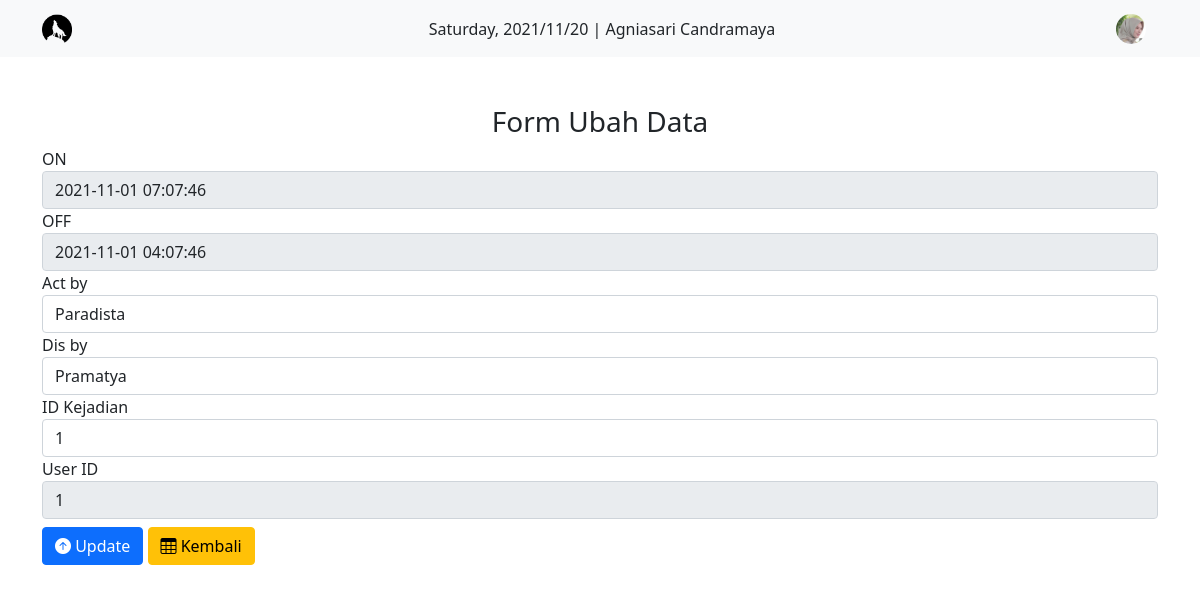
Page /ubah.php?USR_ID=1&KJD_ID=1 (signed in) on the earlier database version.
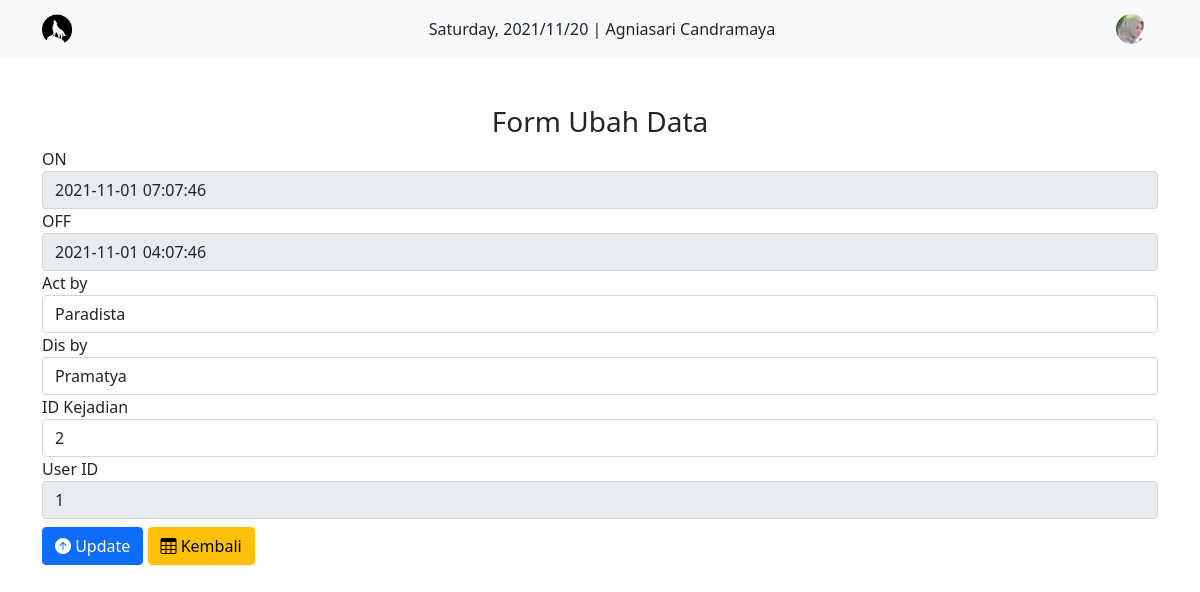
Same page on the later database version.
### tables this page shows
CREATE TABLE `kejadian` (
  `KJD_ID` int(11) NOT NULL,
  `KJD_ON` datetime NOT NULL DEFAULT current_timestamp(),
  `KJD_OF` datetime NOT NULL DEFAULT current_timestamp(),
  `KJD_ACT` varchar(256) DEFAULT NULL,
  `KJD_DIS` varchar(256) DEFAULT NULL,
  `R_ID_KJD` int(11) NOT NULL,
  `USR_ID_KJD` int(11) NOT NULL
);

### functions.php (called while the page is built, shortened)
<?php
function koneksi() {
    return mysqli_connect('localhost', 'root', '', 'pwebtabelgrafik');
}
function query($query) {
    $conn = koneksi();
    $result = mysqli_query($conn, $query);
    if(mysqli_num_rows($result) == 1) {
        return mysqli_fetch_assoc($result);
    }
    $rows = [];
    return $rows;
}

### ubah.php (the view, shortened to what this page needs)
<?php
require_once 'functions.php';
$idKej = $_GET['KJD_ID'];
$idLogin = $_GET['USR_ID'];
$yangLogin = query("SELECT * FROM user WHERE USR_ID = $idLogin");
$datKej = query("SELECT * FROM kejadian WHERE KJD_ID = $idKej");
?>
<!doctype html>
<html lang="en">
  <head>
    <link href="https://cdn.jsdelivr.net/npm/bootstrap@5.1.3/dist/css/bootstrap.min.css" rel="stylesheet">
    <link rel="stylesheet" href="https://cdn.jsdelivr.net/npm/bootstrap-icons@1.7.0/font/bootstrap-icons.css">
  </head>
  <body>
  <nav class="navbar navbar-light bg-light">
      <div class="container">
        <a class="navbar-brand" href="#">
          <img src="wolf-icon.png" alt="" width="30" class="d-inline-block align-text-top" />
        </a>
        <?php echo date("l"). ", " . date("Y/m/d") . " | " . $yangLogin['USR_NAME'] ; ?>
        <div class="">
          <div class="navbar-nav ms-auto container-fluid">
            <a href="">
              <img src="photo/<?= $yangLogin['USR_PHOTO']; ?>" height="30" class="rounded-circle d-inline-block align-text-top" />
            </a>
          </div>
        </div>
      </div>
    </nav>
  <h3 class="text-center pt-5">Form Ubah Data</h3>
  <div class="container">
  <form action="" method="POST">
        <div class="form-group">
            <label>ON</label>
            <input type="text" class="form-control" name="KJD_ON" readonly value="<?= $datKej['KJD_ON']?>" >
        </div>
        <div class="form-group">
            <label>OFF</label>
            <input type="text" class="form-control" name="KJD_OF" readonly value="<?= $datKej['KJD_OF']?>">
        </div>
        <div class="form-group">
            <label>Act by</label>
            <input value="<?= $datKej['KJD_ACT']?>" type="text" class="form-control" name="KJD_ACT" required>
        </div>
        <div class="form-group">
            <label>Dis by</label>
            <input value="<?= $datKej['KJD_DIS']?>" type="text" class="form-control" name="KJD_DIS" required>
        </div>
        <div class="form-group">
            <label>ID Kejadian</label>
            <input value="<?= $datKej['R_ID_KJD']?>" type="number" class="form-control" name="R_ID_KJD" required>
        </div>
        <div class="form-group">
            <label>User ID</label>
            <input value="<?= $datKej['USR_ID_KJD']?>" type="number" class="form-control" name="USR_ID_KJD" readonly required>
        </div>
        <button type="submit" class="btn btn-primary mt-2" name="ubah"><i class="bi bi-arrow-up-circle-fill"></i> Update</button>
        <a href="2_halaman-tabel.php?USR_ID=<?= $idLogin; ?>" type="button" class="btn btn-warning mt-2"><i class="bi bi-table"></i> Kembali</a>
    </form>
  </div>
  </body>
</html>

Differences in the rows shown:
changed kejadian "Paradista": R_ID_KJD "1" → "2"
